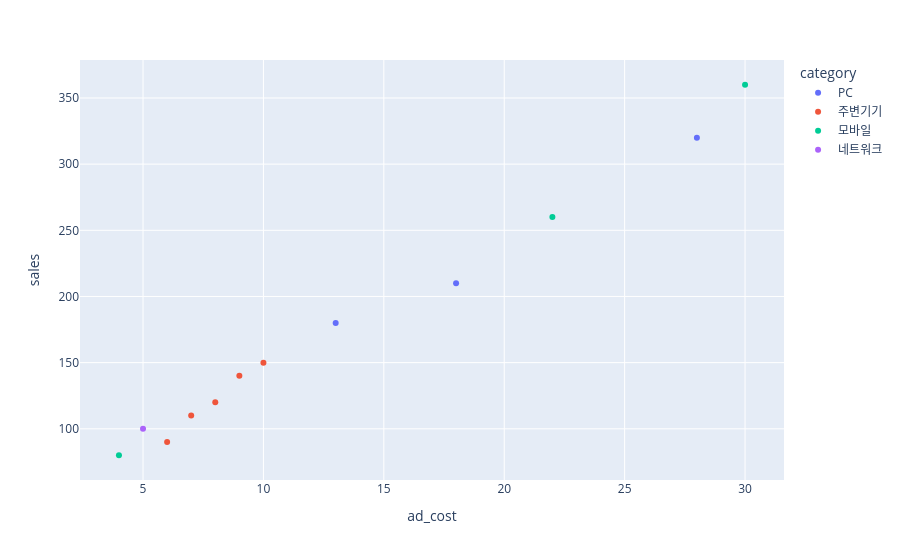

This figure's notebook cell:
### Code cell
fig = px.scatter(
    df,
    x='ad_cost',
    y='sales',
    color='category',
    hover_name='product'
)

fig.show()

### Figure 1 — Plotly figure (JSON) as saved in the notebook; plotly's stock layout.template omitted (floating-point values rounded to 4 significant figures)
{"data": [{"hovertemplate": "<b>%{hovertext}</b><br><br>category=PC<br>ad_cost=%{x}<br>sales=%{y}<extra></extra>", "hovertext": ["노트북", "모니터", "SSD"], "legendgroup": "PC", "marker": {"color": "#636efa", "symbol": "circle"}, "mode": "markers", "name": "PC", "orientation": "v", "showlegend": true, "x": [28, 18, 13], "xaxis": "x", "y": [320, 210, 180], "yaxis": "y", "type": "scatter"}, {"hovertemplate": "<b>%{hovertext}</b><br><br>category=주변기기<br>ad_cost=%{x}<br>sales=%{y}<extra></extra>", "hovertext": ["키보드", "마우스", "헤드셋", "웹캠", "스피커"], "legendgroup": "주변기기", "marker": {"color": "#EF553B", "symbol": "circle"}, "mode": "markers", "name": "주변기기", "orientation": "v", "showlegend": true, "x": [10, 7, 9, 6, 8], "xaxis": "x", "y": [150, 110, 140, 90, 120], "yaxis": "y", "type": "scatter"}, {"hovertemplate": "<b>%{hovertext}</b><br><br>category=모바일<br>ad_cost=%{x}<br>sales=%{y}<extra></extra>", "hovertext": ["태블릿", "스마트폰", "충전기"], "legendgroup": "모바일", "marker": {"color": "#00cc96", "symbol": "circle"}, "mode": "markers", "name": "모바일", "orientation": "v", "showlegend": true, "x": [22, 30, 4], "xaxis": "x", "y": [260, 360, 80], "yaxis": "y", "type": "scatter"}, {"hovertemplate": "<b>%{hovertext}</b><br><br>category=네트워크<br>ad_cost=%{x}<br>sales=%{y}<extra></extra>", "hovertext": ["공유기"], "legendgroup": "네트워크", "marker": {"color": "#ab63fa", "symbol": "circle"}, "mode": "markers", "name": "네트워크", "orientation": "v", "showlegend": true, "x": [5], "xaxis": "x", "y": [100], "yaxis": "y", "type": "scatter"}], "layout": {"xaxis": {"anchor": "y", "domain": [0.0, 1.0], "title": {"text": "ad_cost"}}, "yaxis": {"anchor": "x", "domain": [0.0, 1.0], "title": {"text": "sales"}}, "legend": {"title": {"text": "category"}, "tracegroupgap": 0}, "margin": {"t": 60}}}
